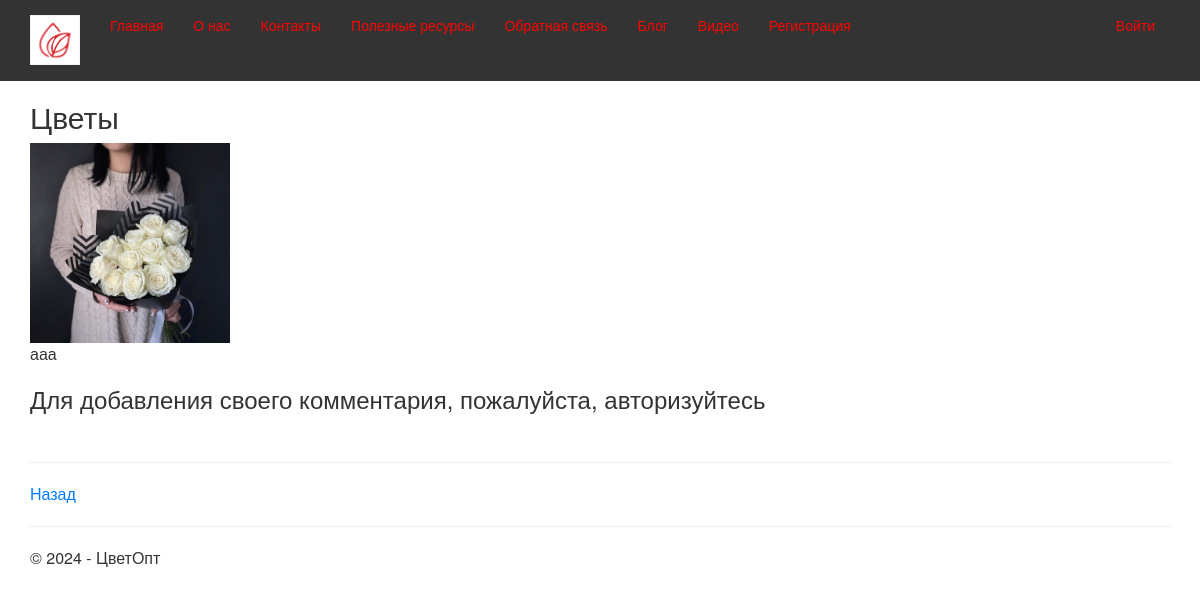
/blogpost/7/, run on the app's committed database.
### app/models.py (models this page shows, shortened)
class Blog(models.Model):
    title = models.CharField(max_length=100, unique_for_date="posted", verbose_name="Заголовок")
    description = models.TextField(verbose_name="Краткое содержание")
    content = models.TextField(verbose_name="Полное содержание")
    posted = models.DateTimeField(default=datetime.now(), db_index=True, verbose_name="Опубликована")
    author = models.ForeignKey(User, null=True, blank=True, on_delete = models.SET_NULL, verbose_name = "Автор")
    image = models.FileField(default = 'temp.jpg', verbose_name = "Путь к картинке")
    class Meta:
        ordering = ["-posted"]  # порядок сортировки данных в модели ("-" означает по убыванию)
        verbose_name = "статья блога"  # имя, под которым модель будет отображаться в административном разделе (для одной статьи блога
        verbose_name_plural = "статьи блога"  # тоже для всех статей блога

### app/views.py (the view)
# urls.py: path('blogpost/<int:parametr>/', views.blogpost, name='blogpost'),
def blogpost(request, parametr):
    assert isinstance(request, HttpRequest)
    post_1 = Blog.objects.get(id=parametr) # запрос на выбор конкретной статьи по параметру
    comments = Comment.objects.filter(post=parametr)  # запрос на выбор всех комментариев к статье
    if request.method == "POST":  # после отправки данных формы на сервер методом POST
        form = CommentForm(request.POST)
        if form.is_valid():
            comment_f = form.save(commit=False)
            comment_f.author = request.user  # добавляем автора комментария
            comment_f.date = datetime.now()  # добавляем текущую дату
            comment_f.post = Blog.objects.get(id=parametr)  # добавляем статью, для которой данный комментарий
            comment_f.save()  # сохраняем комментарий
            return redirect('blogpost', parametr=post_1.id)  # переадресация на ту же страницу статьи после отправки комментария
    else:
        form = CommentForm()  # создание формы для ввода комментария
    return render(
              request,
              'app/blogpost.html',
              {
                  'post_1': post_1,  # передача конкретной статьи в шаблон веб-страницы
                  'comments': comments,  # передача комментариев в шаблон веб-страницы
                  'form': form,  # передача формы в шаблон веб-страницы
                  'year': datetime.now().year,
                  }
              )

### app/templates/app/blogpost.html (shortened to what this page needs)
{% extends "app/layout.html" %}
{% block content %}
<h2> {{post_1.title}} </h2>
{% if post_1.image and post_1.image.url != '/media/temp.jpg' %}
<img src="{{ post_1.image.url }}" alt=" Картинка статьи блога" width="200" />
{% endif %}
<p> {{post_1.content|linebreaksbr}} </p>
{% if user.is_authenticated %}
<h3>Добавить комментарий</h3>
<form method="POST" >
    {% csrf_token %}
    <div>
        {{form.as_p}}
        <button type="submit" class="save btn btn-default" > Отправить комментарий </button>
    </div>
</form>
{% else %}
<h3> Для добавления своего комментария, пожалуйста, авторизуйтесь </h3>
{% endif %}
    <br />
    <hr />
<p><a href="{% url 'blog' %}">Назад</a></p>
{% endblock %}

### app/static/app/content/site.css (style rules this page uses)
body { padding-top: 80px; padding-bottom: 20px; }

### app/templates/app/layout.html (style rules this page uses)
h1, h2, h3 { color: #333333; }
p { font-size: 16px; }
a { text-decoration: none; color: #007bff; }
img { max-width: 100%; height: auto; }

### data on the page
Blog: title "Цветы", image (picture), content "ааа"
